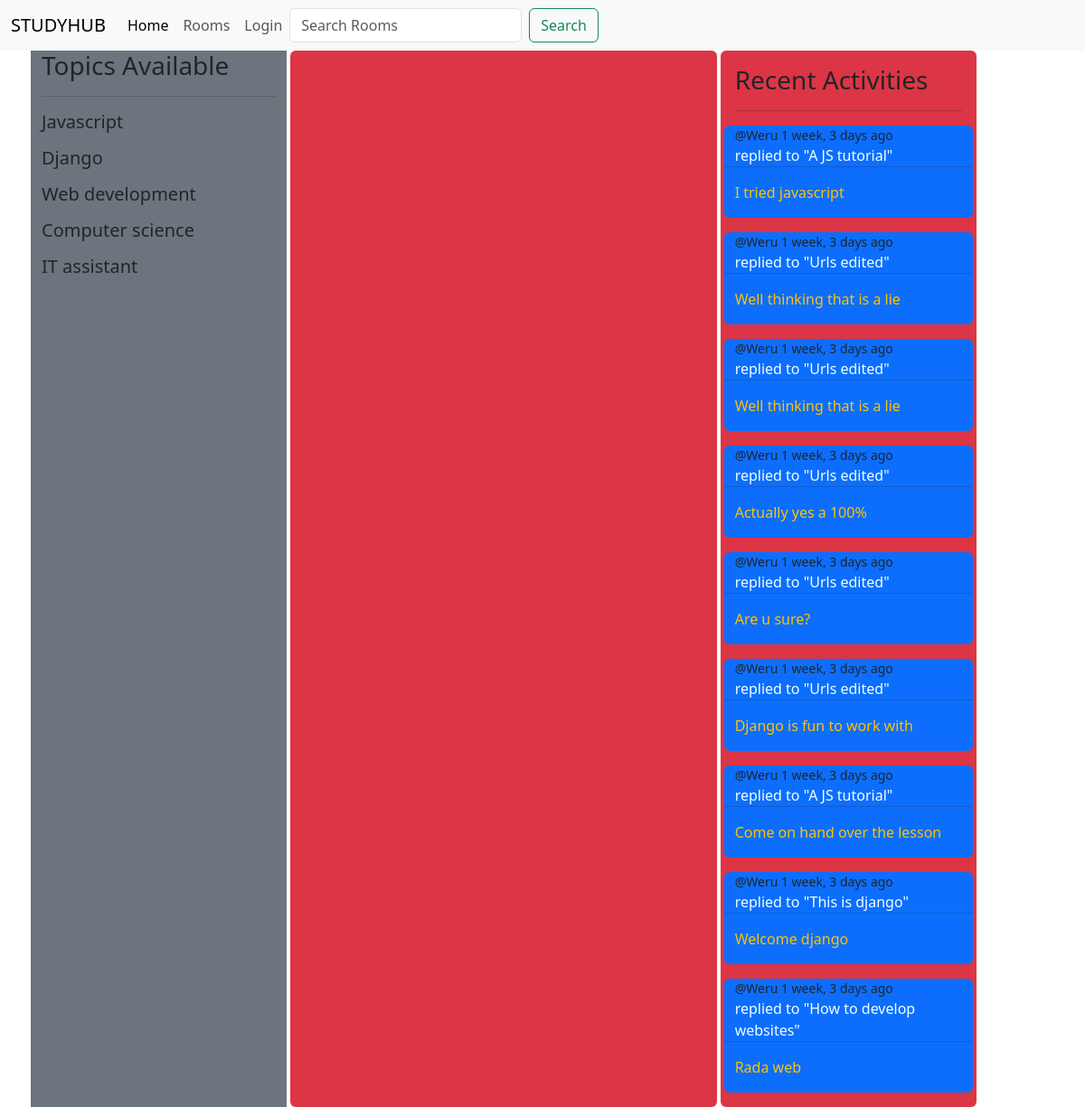
/profile/3/, run on an earlier commit of the app's database.
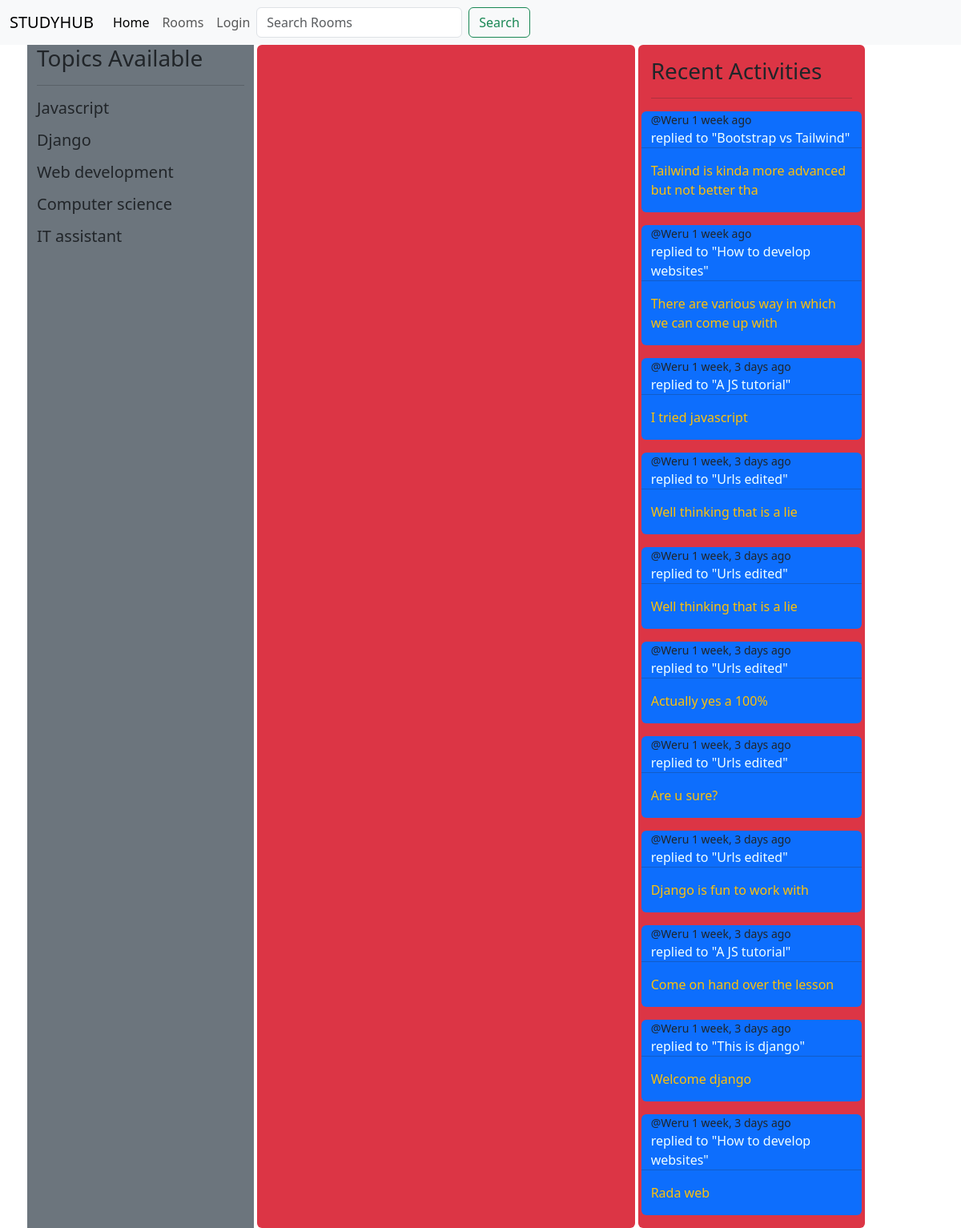
And on a later commit of the database.
### room/models.py (models this page shows, shortened)
class Topic(models.Model):
    name = models.CharField(max_length=200)

class Message(models.Model):
    user= models.ForeignKey(User ,on_delete=models.CASCADE)
    room = models.ForeignKey(Room, on_delete=models.CASCADE)
    body = models.TextField()
    updated = models.DateField(auto_now=True)
    created = models.DateTimeField(auto_now_add=True)
    class Meta:
        ordering = ['-updated', '-created']
    def __str__(self):
        return self.body[0:50]

class Room(models.Model):
    host =models.ForeignKey(User, on_delete=models.SET_NULL, null=True)
    topic = models.ForeignKey(Topic , on_delete=models.SET_NULL, null=True)
    name = models.CharField(max_length=200)
    description = models.TextField( null=True , blank=True)
    participants = models.ManyToManyField(User, related_name='participants', blank=True)
    updated = models.DateField(auto_now=True)
    created = models.DateTimeField(auto_now_add=True)
    class Meta:
        ordering = ['-updated', '-created']
    def __str__(self) :
        return self.name

### room/views.py (the view)
# urls.py: path('profile/<str:pk>/', views.userProfile, name='user-profile'),
def userProfile(request, pk):
    user = User.objects.get(id=pk)
    rooms = user.room_set.all()
    room_messages = user.message_set.all()
    topics = Topic.objects.all()
    context = {'user': user, 'rooms': rooms,
               'room_messages': room_messages, 'topics': topics}
    return render(request, 'components/user-profile.html', context)

### templates/components/user-profile.html (shortened to what this page needs)
{% extends 'base.html' %} {% block content %}
<div class="container px-3 overflow-hidden">
  <div class="row ">
    <div class="col-md-3 bg-secondary me-1 ">
     {% include 'sections/topics.html' %}
    </div>
    <div class="col-md-5 me-1 bg-primary  bg-danger p-3 rounded">
    </div>
    <div class="col-md-3 bg-primary  bg-danger p-3 rounded">
      {% include 'sections/activities.html' %}
    </div>
  </div>
</div>
{% endblock %}

### templates/sections/topics.html
<h3> Topics Available</h3>
<hr>
{% for topic in topics %}
    <div class="row mt-2">
       <h5>
        {{topic.name}}
       </h5>
    </div>
{% endfor %}

### templates/sections/activities.html
<h3>Recent Activities</h3>
      <hr />
      {% for message in room_messages %}
      <div class="row mt-3 bg-primary rounded">
        <small>@{{message.user}} {{message.created|timesince}} ago</small>
        <span style="color: azure">replied to "{{message.room}}"</span>
        <hr />
        <p class="text-warning text-bold">{{message}}</p>
      </div>
      {% endfor %}

What changed in the data, as far as the page shows it:
added Message: user "Weru", created "1 week", room "Bootstrap vs Tailwind", body "Tailwind is kinda more advanced but not better tha"
added Message: user "Weru", created "1 week", room "How to develop websites", body "There are various way in which we can come up with"
